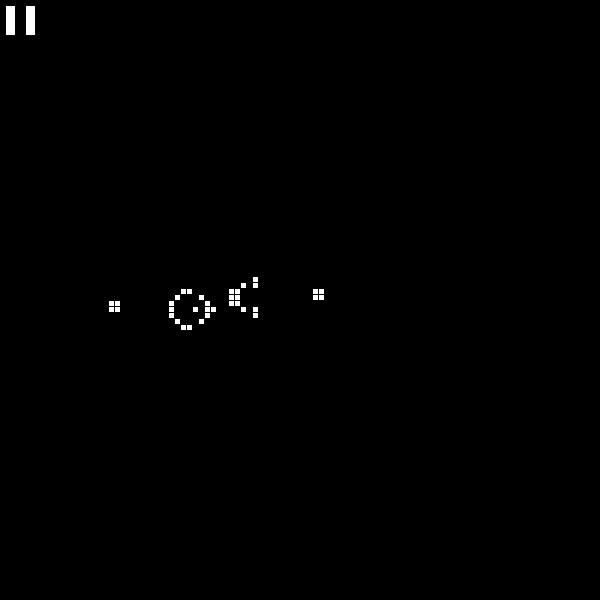
Frame 1 (no input)
Frame 60 (the mouse pressed at the canvas centre just before this capture): identical to frame 1, image omitted
Frame 120 (the mouse held since frame 60 and released just before this capture): identical to frame 1, image omitted

The Processing sketch that drew this single still picture (run headless with seeded random() and noise(); from frame 60 on, the mouse is pressed at the canvas centre):

// Processing sketch: processing_88650
// ── processing_88650.pde

public life[][] world = new life[100][100];
public boolean playing; 
public boolean mouseReleased;
class life
{
  int locX;
  int locY;
  boolean alive;
  int neighbors = 0;
  
  void updateNeighbors()
  {
        neighbors = 0;
        if(world[locX + 1][locY].alive)
        {
          neighbors++;
        }
        if(world[locX][locY + 1].alive)
        {
          neighbors++;
        }
        if(world[locX - 1][locY].alive)
        {
          neighbors++;
        }
        if(world[locX][locY - 1].alive)
        {
          neighbors++;
        }
        if(world[locX + 1][locY + 1].alive)
        {
          neighbors++;
        }
        if(world[locX -1 ][locY - 1].alive)
        {
          neighbors++;
        }
        if(world[locX + 1][locY - 1].alive)
        {
          neighbors++;
        }
        if(world[locX - 1][locY + 1].alive)
        {
          neighbors++;
        }
  }
  void updateDraw()
  {
        if(playing)
        {
          if(neighbors < 2)
          {
            alive = false;
          }else if(neighbors < 4 && alive)
          {
            alive = true;
          }else if(neighbors == 3 && !alive)
          {
            alive = true;
          }else if(neighbors > 3)
          {
            alive = false;
          }
        }
        if(alive)
        {
          fill(255);
          rect(locX*6,locY*6,6,6);
        }
        
  }
}



void setup()
{
  size(600,600);
   for(int i = 0; i <100; i++)
    {
       for(int j = 0; j <100; j++)
         {
             world[i][j] = new life();
             world[i][j].locX = i;
             world[i][j].locY = j;
         }
    }
    
    world[18][50].alive = true;
    world[19][50].alive = true;
    world[18][51].alive = true;
    world[19][51].alive = true;
    
     world[28][50].alive = true;
     world[28][51].alive = true;
     world[28][52].alive = true;
     world[29][49].alive = true;
     world[29][53].alive = true;
     world[30][48].alive = true;
     world[31][48].alive = true;
     world[30][54].alive = true;
     world[31][54].alive = true;
     
     world[32][51].alive = true;
     
     world[34][51].alive = true;
     world[35][51].alive = true;
     world[33][49].alive = true;
     world[33][53].alive = true;
     world[34][50].alive = true;
     world[34][52].alive = true;
     
     world[38][50].alive = true;
     world[38][49].alive = true;
     world[38][48].alive = true;
     
     world[39][50].alive = true;
     world[39][49].alive = true;
     world[39][48].alive = true;
     
     world[40][47].alive = true;
     world[40][51].alive = true;
     
     world[42][47].alive = true;
     world[42][51].alive = true;
     
     world[42][46].alive = true;
     world[42][52].alive = true;
     
    
    
    world[52][49].alive = true;
    world[52][48].alive = true;
    world[53][49].alive = true;
    world[53][48].alive = true;
    
  
}



void draw ()
{
  background(0);

 for(int i = 1; i <99; i++)
    {
       for(int j = 1; j < 99; j++)
         {
             world[i][j].updateNeighbors();
         }
    }
    
    
 for(int i = 1; i <99; i++)
    {
       for(int j = 1; j < 99; j++)
         {
             world[i][j].updateDraw();
         }
    }
    if(mouseReleased && mouseX <35 && mouseY <35)
    {
 
        playing = !playing;
        
    }else if (mousePressed && mouseButton == LEFT)
    {
      world[mouseX/6][mouseY/6].alive = true;
    }else if (mousePressed && mouseButton == RIGHT)
    {
      world[mouseX/6][mouseY/6].alive = false;
    }
    if(playing)
    {
      beginShape();
      vertex(5,5);
      vertex(20,20);
      vertex(5,35);
      endShape();
    }else{
      rect(5,5,10,30);
      rect(25,5,10,30);
      
    }
    mouseReleased = false;
}

void mouseReleased()
{
  mouseReleased = true;
}
